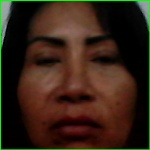
#> input picture Detec rostro/data/karina/rostro_0.jpg, 150 x 150 px, given in place of the camera
$ python clasificador_rostro.py
#> lines starting #> are read from the running program, lines starting #| are printed output that depends on the picture; after the words box and inside, x2 and y2 are one past the last pixel; in counts of white or black regions, pixels touching at a corner belong together
### Detec rostro/camera.py
# -------------------------------------------------------------------------
# Crack the Code
# Inteligencia Artificial con Python
# Sesion 1 - Detector de rostros
# No modifiques este archivo
# -------------------------------------------------------------------------
# Importar bibliotecas que se utilizarán
import cv2


# Detecta qué camara esta disponible
def getcamera():
    for i in range(8):
        c = cv2.VideoCapture(i, cv2.CAP_DSHOW)
        if c is None or not c.isOpened():
            print('Warning: unable to open video source: ', i)
        else:
            print('Camera found in video source: ', i)
            c.release()
            return i

### Detec rostro/clasificador_rostro.py
import cv2
import os
from camera import getcamera  # Asegúrate de que este módulo exista

# Ruta a la carpeta que contiene las imágenes de entrenamiento
dataPath = './Data'  # Asegúrate que la carpeta se llame exactamente 'Data'
imagePaths = os.listdir(dataPath)
print('Imágenes detectadas:', imagePaths)

# Crear el modelo y cargar el entrenamiento
face_recognizer = cv2.face.LBPHFaceRecognizer_create()
face_recognizer.read('modelo.xml')

# Cargar el clasificador de rostros
faceClassif = cv2.CascadeClassifier('rostros.xml')

# Inicializar la cámara
camera = getcamera()
cap = cv2.VideoCapture(camera, cv2.CAP_DSHOW)

while True:
    ret, frame = cap.read()
#> frame is the input picture: shape (150, 150, 3); mean B, G, R 22.1, 35.3, 54.1
    if not ret:
        break

    gray = cv2.cvtColor(frame, cv2.COLOR_BGR2GRAY)
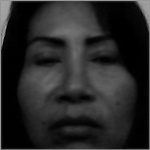
#> gray: shape (150, 150); min 0, max 166, mean 39.4
    auxFrame = gray.copy()

    faces = faceClassif.detectMultiScale(gray, 1.3, 5)
#> faces = [[16, 12, 116, 116]]

    for (x, y, w, h) in faces:
        rostro = auxFrame[y:y + h, x:x + w]
        rostro = cv2.resize(rostro, (150, 150), interpolation=cv2.INTER_CUBIC)

        result = face_recognizer.predict(rostro)

        if result[1] < 75:
            cv2.putText(frame, '{}'.format(imagePaths[result[0]]), (x, y - 25), 2, 1, (0, 255, 0), 1, cv2.LINE_AA)
            cv2.rectangle(frame, (x, y), (x + w, y + h), (0, 255, 0), 2)  # Verde
        else:
            cv2.putText(frame, 'Desconocido', (x, y - 25), 2, 1, (0, 0, 255), 1, cv2.LINE_AA)
            cv2.rectangle(frame, (x, y), (x + w, y + h), (0, 0, 255), 2)  # Rojo
#> this loop made 1 pass
#> (x, y, w, h, result) on pass 1: (16, 12, 116, 116, (1, 76.61))
#> pass 1, `rostro = auxFrame[y:y + h, x:x + w]`:
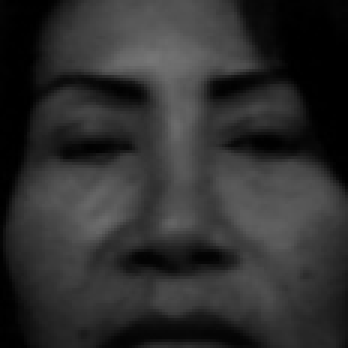
#> rostro: shape (116, 116) (shown 3 times larger); min 0, max 118, mean 46.7
#> after the loop:
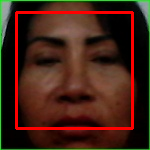
#> frame: shape (150, 150, 3); 6.17% of pixels changed, all inside (x1, y1, x2, y2) = (15, 11, 134, 130)

    cv2.imshow('imagen', frame)

    if cv2.waitKey(1) & 0xFF == ord('q'):
#> (key q is pressed here)
        break

# Liberar recursos
cv2.destroyAllWindows()
cap.release()
